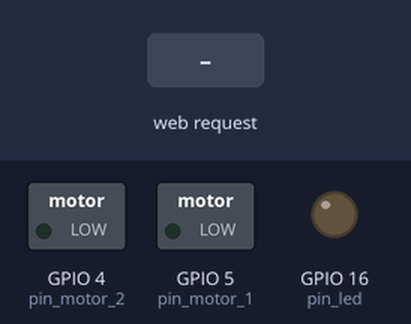
Simulated run of this sketch. Board: ESP8266 (NodeMCU). Parts: switched loads named in the sketch (green lamp = pin HIGH), output pins drawn as LEDs (lit = HIGH). Inputs (shaded band) come from the test bench. WiFi joins after 1.5 s; servers stay silent unless stated; what the sketch prints to the serial monitor is not drawn.

Above: at 0.1 s.
At 2.7 s:
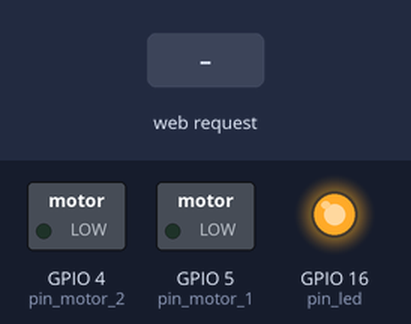
2.8 s: HTTP request GET /toggle received
At 4.2 s:
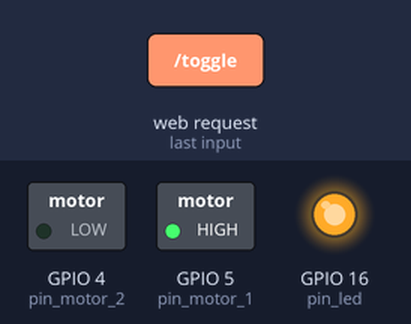
Timing chart, 0 to 5.8 s (numbered marks = the images above; inputs shaded):
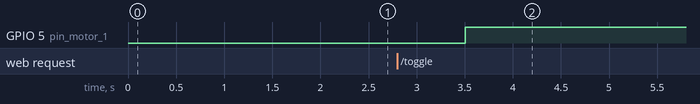

The sketch:

WebServer.ino
```cpp
#include <ESP8266WiFi.h>
#include <ESP8266WebServer.h>

ESP8266WebServer server;
uint8_t pin_led = 16;
uint8_t pin_motor_1 = 5;
uint8_t pin_motor_2 = 4;
char* ssid = "OPPO Find X";
char* password = "12345678";

void toggleLED()
{
//  digitalWrite(LED_BUILTIN, HIGH);   // turn the LED on (HIGH is the voltage level)
//  delay(1000);                       // wait for a second
//  digitalWrite(LED_BUILTIN, LOW);    // turn the LED off by making the voltage LOW
//  delay(1000);
//  digitalWrite(LED_BUILTIN, HIGH);   // turn the LED on (HIGH is the voltage level)
//  delay(1000);                       // wait for a second
//  digitalWrite(LED_BUILTIN, LOW);    // turn the LED off by making the voltage LOW
//  delay(1000);
  digitalWrite(pin_motor_1, HIGH);
  digitalWrite(pin_motor_2, LOW);

//  delay(100);
  server.send(204,"Message Receive");
}


void setup() {
  pinMode(pin_led, OUTPUT);
  pinMode(pin_motor_1, OUTPUT);
  pinMode(pin_motor_2, OUTPUT);
  WiFi.begin(ssid, password);
  Serial.begin(115200);
  while(WiFi.status()!=WL_CONNECTED)
  {
    Serial.print(".");
    delay(500);
  }
  Serial.println("");
  Serial.println("WiFi connected");
  Serial.println("IP address: ");
  Serial.println(WiFi.localIP());

  server.on("/",[](){server.send(200,"text/plain","Hello World");});

  server.begin();

}

void loop() {
  digitalWrite(pin_led, HIGH);
  delay(1000);
  server.handleClient();
  server.on("/toggle",toggleLED);

}
```

Measured:
- after the input at 2.8 s, GPIO 5 (pin_motor_1): LOW → HIGH after 0.70 s
